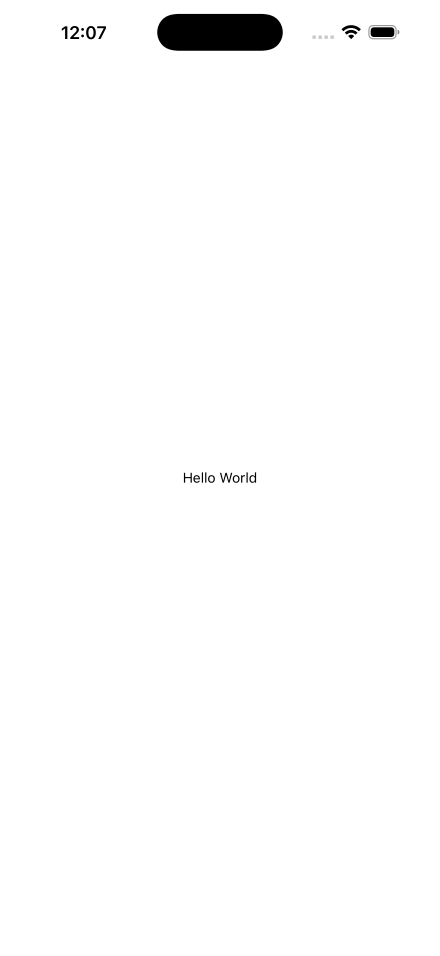
#> input picture hello-world.png, 440 x 956 px
$ python make-gif.py .. out.png
#> lines starting #> are read from the running program, lines starting #| are printed output that depends on the picture
#!/usr/bin/env python3
"""Assemble polled simulator screenshots into a compact GIF.

Consecutive identical screens collapse into one frame, so the GIF shows the
run's distinct states rather than every poll. The status bar is cropped: its
clock changes on its own and would defeat that comparison.
"""
import pathlib
import sys

from PIL import Image

WIDTH = 320
STATUS_BAR_FRACTION = 0.05
FRAME_MS = 900


def main() -> int:
    frames_dir = pathlib.Path(sys.argv[1])
    out_path = sys.argv[2]

    frames: list[Image.Image] = []
    previous: bytes | None = None

    for path in sorted(frames_dir.glob("*.png")):
        image = Image.open(path).convert("RGB")
        image = image.crop((0, round(image.height * STATUS_BAR_FRACTION), image.width, image.height))
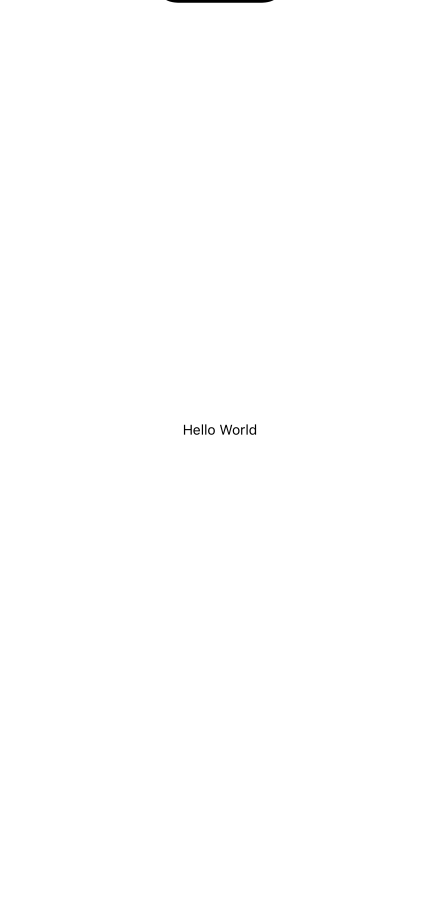
#> image: PIL image 440x908 RGB; min 0, max 255, mean 254.7
        image = image.resize((WIDTH, round(image.height * WIDTH / image.width)))
#> image: PIL image 320x660 RGB
        current = image.tobytes()
        if current != previous:
            frames.append(image)
            previous = current

    if not frames:
        print("no frames captured", file=sys.stderr)
        return 1

    frames[0].save(
        out_path,
        save_all=True,
        append_images=frames[1:],
        duration=FRAME_MS,
        loop=0,
        optimize=True,
    )
    print(f"{len(frames)} distinct frames -> {out_path}")
#| 1 distinct frames -> out.png
    return 0


if __name__ == "__main__":
    raise SystemExit(main())
#> (the program exits here)
